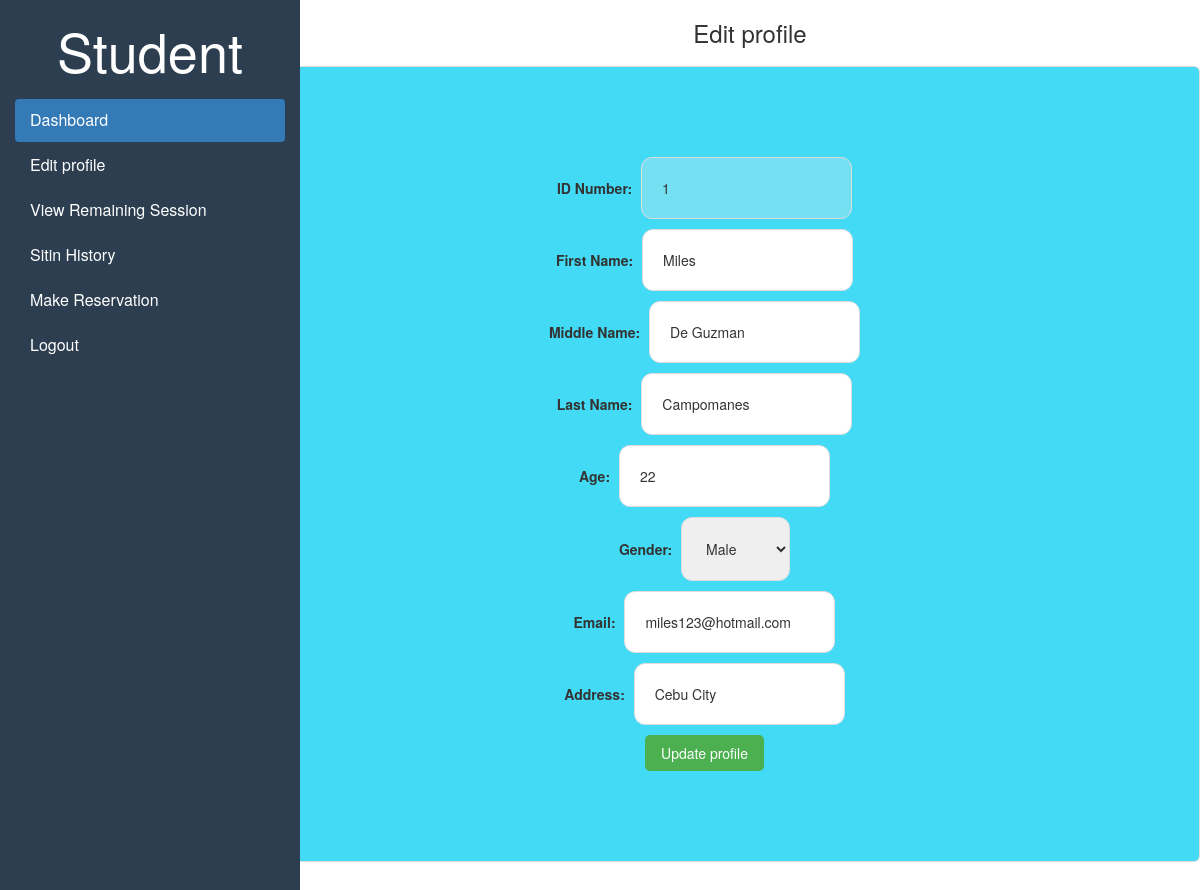
Screenshot of /editprofile.php (signed in) with the database file from the repository.
### tables this page shows
CREATE TABLE `users` (
  `id` int(10) NOT NULL,
  `idno` int(10) NOT NULL,
  `firstName` varchar(50) NOT NULL,
  `middleName` varchar(50) NOT NULL,
  `lastName` varchar(50) NOT NULL,
  `password` varchar(10) NOT NULL,
  `age` int(10) NOT NULL,
  `gender` varchar(10) NOT NULL,
  `contact` varchar(50) NOT NULL,
  `email` varchar(50) NOT NULL,
  `address` varchar(50) NOT NULL,
  `purpose` varchar(50) NOT NULL,
  `lab` varchar(50) NOT NULL,
  `session` int(11) DEFAULT 30,
  `status` enum('timedin','timedout','none') NOT NULL
);

### editprofile.php (the view, shortened to what this page needs)
<?php
include("connection.php");
$idno = $_SESSION['idno'];
$query = "SELECT * FROM users WHERE idno = '$idno'";
$result = mysqli_query($con, $query);
if ($result && mysqli_num_rows($result) > 0) {
    $userData = mysqli_fetch_assoc($result);
    $firstName = $userData['firstName'];
    $middleName = $userData['middleName'];
    $lastName = $userData['lastName'];
    $age = $userData['age'];
    $gender = $userData['gender'];
    $email = $userData['email'];
    $address = $userData['address'];
} else {
    echo "Error: Failed to fetch user data";
    header("Location: editprofile.php");
    exit;
}
?>
<!DOCTYPE html>
<html lang="en">
<head>
  <link rel="stylesheet" href="https://maxcdn.bootstrapcdn.com/bootstrap/3.4.1/css/bootstrap.min.css">
</head>
<body>
<div class="container-fluid">
  <div class="row content">
    <div class="col-sm-3 sidenav hidden-xs">
     <h2 class="heading" style="color: white; text-align: center;">Student</h2>
     <ul class="nav nav-pills nav-stacked">
        <li class="active"><a href="home.php">Dashboard</a></li>
        <li><a href="editprofile.php">Edit profile</a></li>
        <li><a href="homeview.php">View Remaining Session</a></li>
        <li><a href="sitinhistory.php">Sitin History</a></li>
        <li><a href="reserve.php">Make Reservation</a></li>
        <li><a href="logout.php">Logout</a></li>
      </ul>
    </div>
<main>
    <div class="latest">
        <h2>Edit profile</h2>
        <div class="edit-profile-form">
            <form action="updateprofile.php" method="post">
                <label for="idno">ID Number:</label>
                <input type="text" id="idno" name="idno" value="<?php echo $idno; ?>" disabled><br>
                <label for="firstName">First Name:</label>
                <input type="text" id="firstName" name="firstName" value="<?php echo $firstName; ?>"><br>
                <label for="middleName">Middle Name:</label>
                <input type="text" id="middleName" name="middleName" value="<?php echo $middleName; ?>"><br>
                <label for="lastName">Last Name:</label>
                <input type="text" id="lastName" name="lastName" value="<?php echo $lastName; ?>"><br>
                <label for="age">Age:</label>
                <input type="number" id="age" name="age" value="<?php echo $age; ?>"><br>
                <label for="gender">Gender:</label>
                <select id="gender" name="gender">
                    <option value="Male" <?php if ($gender == 'Male') echo 'selected'; ?>>Male</option>
                </select><br>
                <label for="email">Email:</label>
                <input type="email" id="email" name="email" value="<?php echo $email; ?>"><br>
                <label for="address">Address:</label>
                <input type="text" id="address" name="address" value="<?php echo $address; ?>"><br>
                <button type="submit">Update profile</button>
            </form>
        </div>
    </div>
    </div>
</body>
</html>

### editprofile.php (style rules this page uses)
.row.content { height: 1050px }
.sidenav { background-color: #2c3e50; height: 100%; }
.sidenav a { color: #fff; font-size: 16px; padding: 10px 15px; display: block; text-decoration: none; }
.heading { color: #34495e; font-size: 54px; margin-bottom: 20px; }
.latest { margin: 20px auto; text-align: center; }
.latest h2 { margin-bottom: 10px; }
.edit-profile-form { margin-top: 20px; padding: 90px; border: 1px solid #dddddd; border-radius: 6px; background-color: #42daf5; }
.edit-profile-form label { margin-right: 5px; }
.edit-profile-form input[type="text"], .edit-profile-form input[type="number"], .edit-profile-form input[type="email"], .edit-profile-form select { margin-bottom: 10px; padding: 20px; border: 1px solid #dddddd; border-radius: 11px; }
.edit-profile-form button { background-color: #4CAF50; border: none; color: white; padding: 8px 16px; text-align: center; text-decoration: none; display: inline-block; font-size: 14px; border-radius: 5px; cursor: pointer; }
.latest { margin-top: 20px; background-color:#fff; }
.latest h2 { color: #333; font-size: 24px; margin-bottom: 10px; }

### rows the page displays
users: firstName "Miles", middleName "De Guzman", lastName "Campomanes", age "22", email "miles123@hotmail.com", address "Cebu City"
